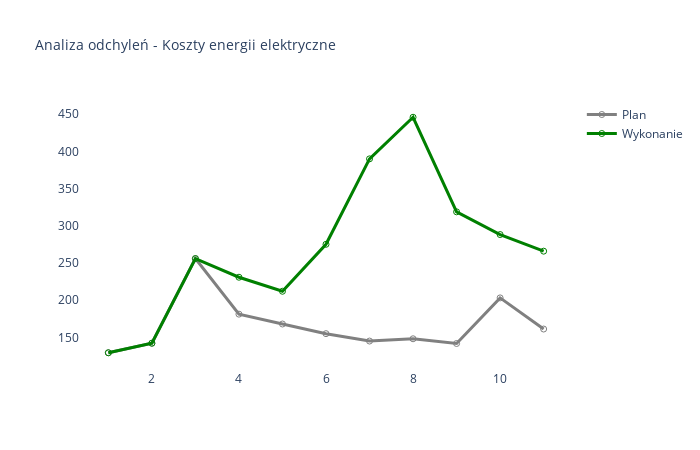

The notebook cell saved with this chart:
### Markdown cell above
##### Energia elektryczna

### Code cell
# Wykres energia elektryczna

t_temp=t_konta_mis[
    (t_konta_mis['P0'].str.startswith('B. Koszty działalności operacyjnej ')==True)&
    (t_konta_mis['P1'].str.startswith('2. Zużycie materiałów i energii')==True)&
    (t_konta_mis['P2'].str.startswith('Energia elektryczna')==True)]

t_wykres=t_temp.groupby(['M'],as_index=False)[['P_2022','W_2022']].sum()
t_wykres=t_wykres[t_wykres['M']<=msc]

t_wykres['P_2022']=-t_wykres['P_2022']
t_wykres['W_2022']=-t_wykres['W_2022']

fig=make_subplots(rows=1,cols=1)
fig.add_trace(go.Scatter(x=t_wykres['M'], y=t_wykres['P_2022'],  marker_symbol='circle-open',name="Plan",line= {"color": "gray", "width": 3}),row=1,col=1)
fig.add_trace(go.Scatter(x=t_wykres['M'], y=t_wykres['W_2022'],  marker_symbol='circle-open',name="Wykonanie",line= {"color": "green", "width": 3}),row=1,col=1)
fig.update_layout(title_text='Analiza odchyleń - Koszty energii elektryczne')
fig.update_layout(plot_bgcolor='#FFFFFF',font_size=12,title_font_size=14,width=700, height=450)
fig.write_image(IMAGES / '4_ZMiE_EE.png')
fig.show()

### Figure 1 — Plotly figure (JSON) as saved in the notebook; plotly's stock layout.template omitted (floating-point values rounded to 4 significant figures)
{"data": [{"line": {"color": "gray", "width": 3}, "marker": {"symbol": "circle-open"}, "name": "Plan", "type": "scatter", "x": [1, 2, 3, 4, 5, 6, 7, 8, 9, 10, 11], "xaxis": "x", "y": [129.2, 142.1, 255.9, 181.2, 167.9, 154.9, 145.0, 148.0, 141.7, 203.0, 161.1], "yaxis": "y"}, {"line": {"color": "green", "width": 3}, "marker": {"symbol": "circle-open"}, "name": "Wykonanie", "type": "scatter", "x": [1, 2, 3, 4, 5, 6, 7, 8, 9, 10, 11], "xaxis": "x", "y": [129.2, 142.1, 255.9, 230.8, 212.0, 275.1, 390.0, 445.9, 318.7, 288.2, 265.8], "yaxis": "y"}], "layout": {"font": {"size": 12}, "height": 450, "plot_bgcolor": "#FFFFFF", "title": {"font": {"size": 14}, "text": "Analiza odchyleń - Koszty energii elektryczne"}, "width": 700, "xaxis": {"anchor": "y", "domain": [0, 1]}, "yaxis": {"anchor": "x", "domain": [0, 1]}}}
